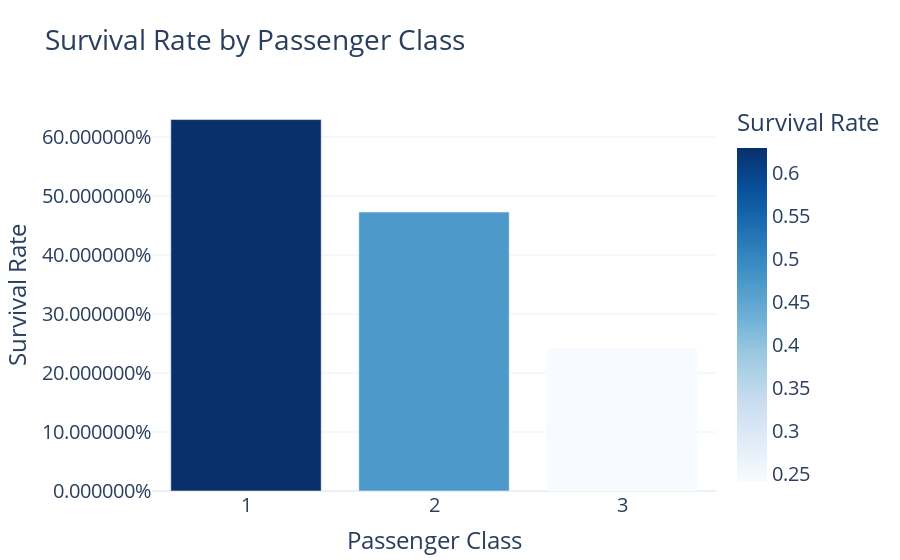

The notebook cell this image was saved under:
### Markdown cell above
### Comparing non-null features to survived

### Code cell
# Your DataFrame and calculation
data = passenger_df_train[['Pclass', 'Survived']].groupby(['Pclass'],
    as_index=False).mean().sort_values(by='Survived', ascending=False)

# Create a bar plot using Plotly Express
fig = px.bar(data, x='Pclass', y='Survived', title='Survival Rate by Passenger Class',
             labels={'Pclass': 'Passenger Class', 'Survived': 'Survival Rate'},
             color='Survived', color_continuous_scale='blues')

# Update layout
fig.update_layout(xaxis=dict(tickmode='linear'), yaxis_tickformat='%')

### Figure 1 — Plotly figure (JSON) as saved in the notebook; plotly's stock layout.template omitted (floating-point values rounded to 4 significant figures)
{"data": [{"alignmentgroup": "True", "hovertemplate": "Passenger Class=%{x}<br>Survival Rate=%{marker.color}<extra></extra>", "legendgroup": "", "marker": {"color": [0.6296, 0.4728, 0.2424], "coloraxis": "coloraxis", "pattern": {"shape": ""}}, "name": "", "offsetgroup": "", "orientation": "v", "showlegend": false, "textposition": "auto", "type": "bar", "x": [1, 2, 3], "xaxis": "x", "y": [0.6296, 0.4728, 0.2424], "yaxis": "y"}], "layout": {"autosize": true, "barmode": "relative", "coloraxis": {"colorbar": {"title": {"text": "Survival Rate"}}, "colorscale": [[0, "rgb(247,251,255)"], [0.125, "rgb(222,235,247)"], [0.25, "rgb(198,219,239)"], [0.375, "rgb(158,202,225)"], [0.5, "rgb(107,174,214)"], [0.625, "rgb(66,146,198)"], [0.75, "rgb(33,113,181)"], [0.875, "rgb(8,81,156)"], [1, "rgb(8,48,107)"]]}, "legend": {"tracegroupgap": 0}, "title": {"text": "Survival Rate by Passenger Class"}, "xaxis": {"anchor": "y", "autorange": true, "domain": [0, 1], "range": [0.5, 3.5], "tickmode": "linear", "title": {"text": "Passenger Class"}, "type": "linear"}, "yaxis": {"anchor": "x", "autorange": true, "domain": [0, 1], "range": [0, 0.6628], "tickformat": "%", "title": {"text": "Survival Rate"}, "type": "linear"}}}
